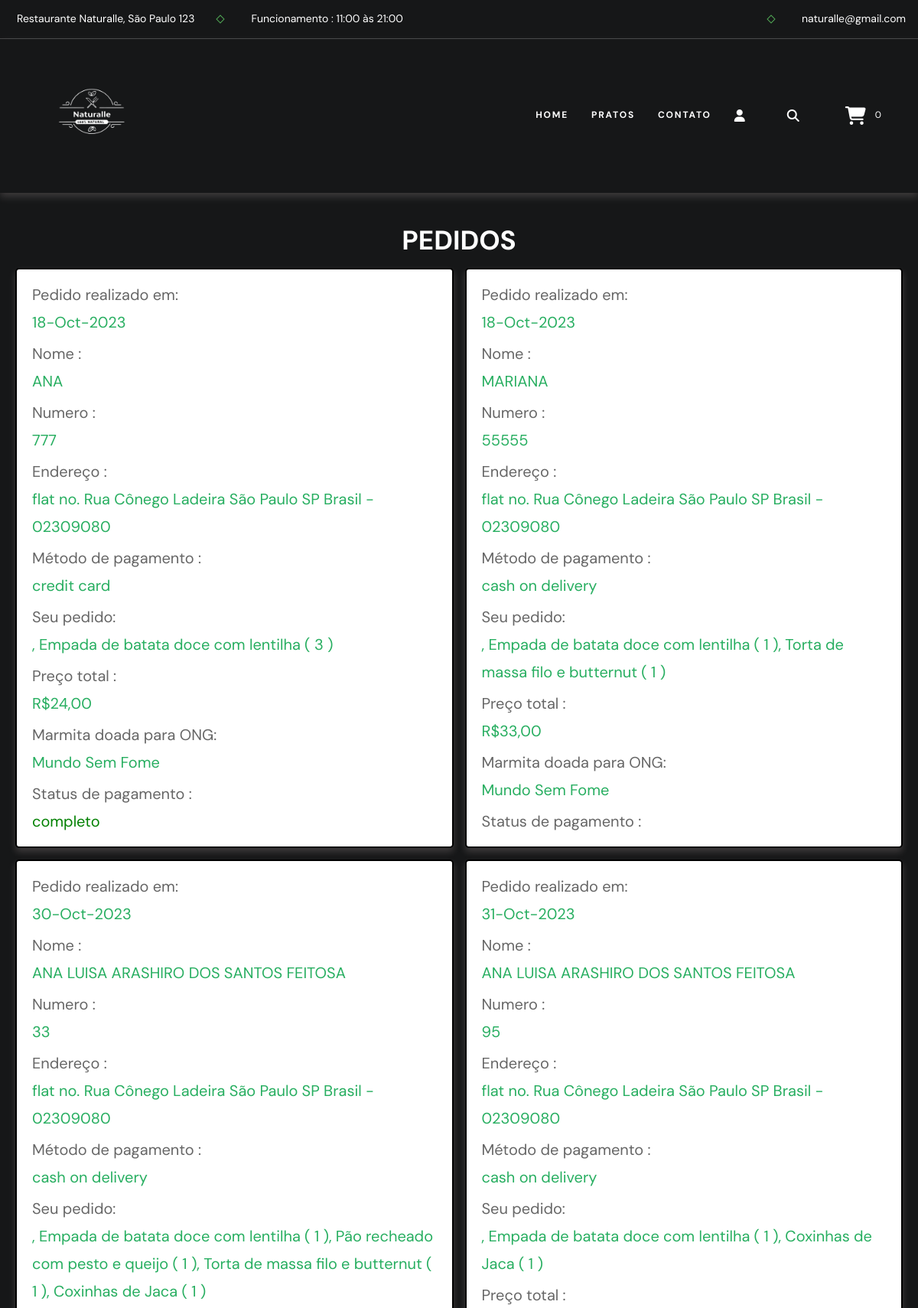
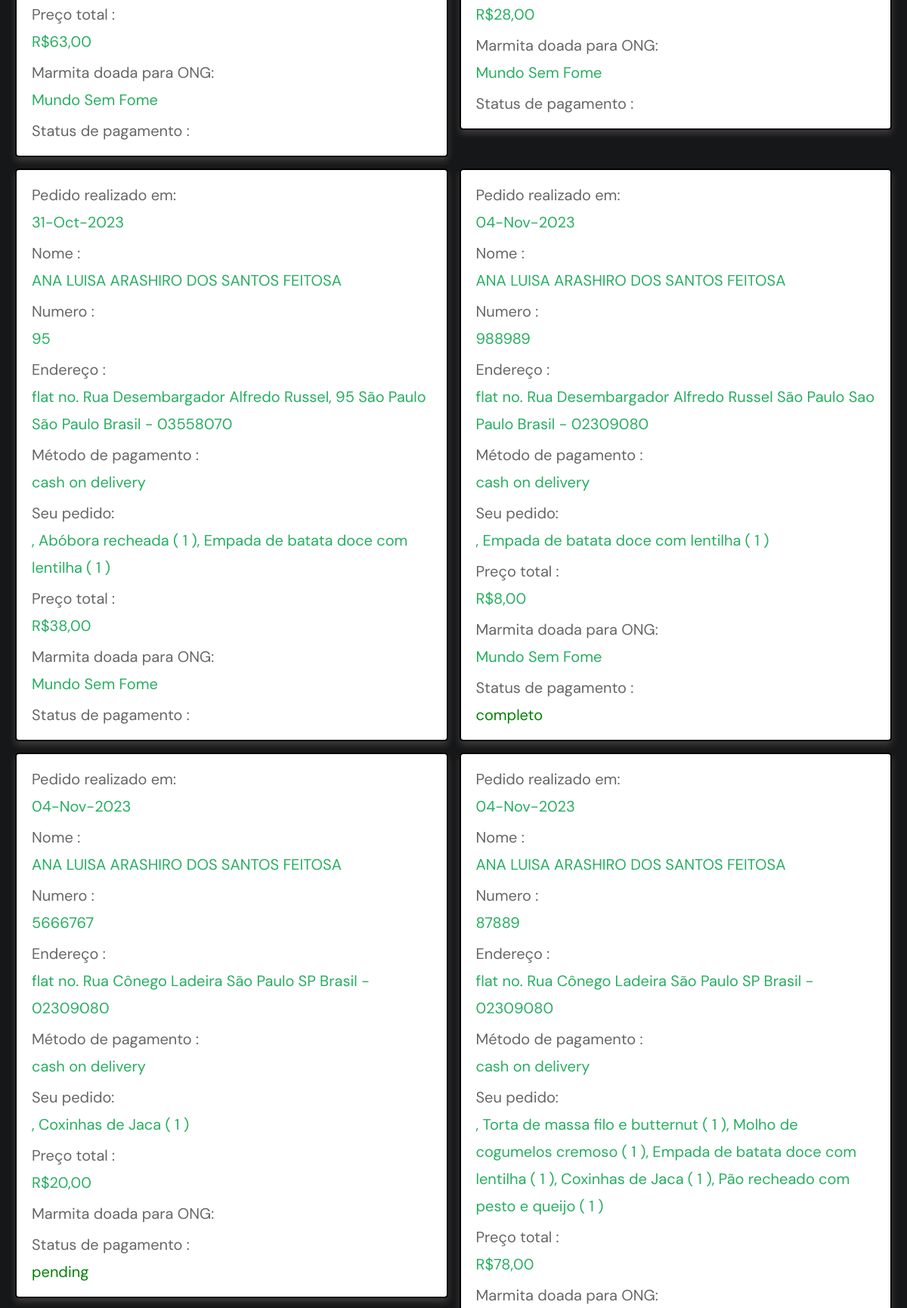
The app's page /orders.php (signed in, upper part) with its own data (2 pictures, top to bottom).
### tables this page shows
CREATE TABLE `orders` (
  `id` int(100) NOT NULL,
  `user_id` int(100) NOT NULL,
  `name` varchar(100) NOT NULL,
  `number` varchar(12) NOT NULL,
  `email` varchar(100) NOT NULL,
  `method` varchar(50) NOT NULL,
  `address` varchar(500) NOT NULL,
  `total_products` varchar(1000) NOT NULL,
  `total_price` int(100) NOT NULL,
  `placed_on` varchar(50) NOT NULL,
  `payment_status` varchar(20) NOT NULL DEFAULT 'pending',
  `ong` varchar(255) DEFAULT NULL
);

### orders.php (the view, shortened to what this page needs)
<?php
@include 'config.php';
$user_id = $_SESSION['user_id'];
?>
<!DOCTYPE html>
<html lang="en">
<head>
   <link rel="stylesheet" href="https://cdnjs.cloudflare.com/ajax/libs/font-awesome/6.1.1/css/all.min.css">
   <link rel="stylesheet" href="assets/css/delivery.css">
</head>
<body>
<?php include 'delivery_header.php'; ?>
<section class="placed-orders">
   <h1 class="title">Pedidos</h1>
   <div class="box-container">
   <?php
      $select_orders = $conn->prepare("SELECT * FROM `orders` WHERE user_id = ?");
      $select_orders->execute([$user_id]);
      if($select_orders->rowCount() > 0){
         while($fetch_orders = $select_orders->fetch(PDO::FETCH_ASSOC)){
   ?>
   <div class="box">
      <p> Pedido realizado em: <span><?= $fetch_orders['placed_on']; ?></span> </p>
      <p> Nome : <span><?= $fetch_orders['name']; ?></span> </p>
      <p> Numero : <span><?= $fetch_orders['number']; ?></span> </p>
      <p> Endereço : <span><?= $fetch_orders['address']; ?></span> </p>
      <p> Método de pagamento : <span><?= $fetch_orders['method']; ?></span> </p>
      <p> Seu pedido: <span><?= $fetch_orders['total_products']; ?></span> </p>
      <p> Preço total : <span>R$<?= $fetch_orders['total_price']; ?>,00</span> </p>
      <p> Marmita doada para ONG: <span><?= $fetch_orders['ong']; ?></span> </p>
      <p> Status de pagamento : <span style="color:<?php if($fetch_orders['payment_status'] == 'Pendente'){ echo 'red'; }else{ echo 'green'; }; ?>"><?= $fetch_orders['payment_status']; ?></span> </p>
   </div>
   <?php
      }
   }else{
      echo '<p class="empty">Nenhum pedido realizado ainda!</p>';
   }
   ?>
   </div>
</section>
</body>
</html>

### assets/css/delivery.css (style rules this page uses)
.placed-orders .box-container { display: flex; flex-wrap: wrap; gap:1.5rem; align-items: flex-start; }
.placed-orders .box-container .box { padding:1rem 2rem; flex:1 1 40rem; border:var(--border); background-color: var(--white); box-shadow: var(--box-shadow); border-radius: .5rem; }
.placed-orders .box-container .box p { margin:.5rem 0; line-height: 1.8; font-size: 2rem; color:var(--light-color); }
.placed-orders .box-container .box p span { color:var(--green); }

### assets/css/style.css (style rules this page uses)
:root { --gold-crayola: rgb(81, 168, 85); --quick-silver: hsla(0, 0%, 65%, 1); --davys-grey: hsla(30, 3%, 34%, 1); --smoky-black-1: hsla(40, 12%, 5%, 1); --smoky-black-2: hsla(30, 8%, 5%, 1); --smoky-black-3: hsla(0, 3%, 7%, 1); --eerie-black-1: hsla(210, 4%, 9%, 1); --eerie-black-2: hsla(210, 4%, 11%, 1); --eerie-black-3: hsla(180, 2%, 8%, 1); --eerie-black-4: hsla(0, 0%, 13%, 1); --white: hsla(0, 0%, 100%, 1); --white-alpha-20: hsla(0, 0%, 100%, 0.2); --white-alpha-10: hsla(0, 0%, 100%, 0.1); --black: hsla(0, 0%, 0%, 1); --black-alpha-80: hsla(0, 0%, 0%, 0.8); --black-alpha-15: hsla(0, 0%, 0%, 0.15); --loading-text-gradient: linear-gradient(90deg, transparent 0% 16.66%, var(--smoky-black-3) 33.33% 50%, transparent 66.66% 75%); --gradient-1: linear-gradient(to top,hsla(0, 0%, 0%, 0.9),hsla(0, 0%, 0%, 0.7),transparent); --fontFamily-forum: 'Forum', cursive; --fontFamily-dm_sans: 'DM Sans', sans-serif; --fontSize-display-1: calc(1.3rem + 6.7vw); --fontSize-headline-1: calc(2rem + 2.5vw); --fontSize-headline-2: calc(1.3rem + 2.4vw); --fontSize-title-1: calc(1.6rem + 1.2vw); --fontSize-title-2: 2.2rem; --fontSize-title-3: 2.1rem; --fontSize-title-4: calc(1.6rem + 1.2vw); --fontSize-body-1: 2.4rem; --fontSize-body-2: 1.6rem; --fontSize-body-3: 1.8rem; --fontSize-body-4: 1.6rem; --fontSize-label-1: 1.4rem; --fontSize-label-2: 1.2rem; --weight-regular: 400; --weight-bold: 700; --lineHeight-1: 1em; --lineHeight-2: 1.2em; --lineHeight-3: 1.5em; --lineHeight-4: 1.6em; --lineHeight-5: 1.85em; --lineHeight-6: 1.4em; --letterSpacing-1: 0.15em; --letterSpacing-2: 0.4em; --letterSpacing-3: 0.2em; --letterSpacing-4: 0.3em; --letterSpacing-5: 3px; --section-space: 70px; --shadow-1: 0px 0px 25px 0px hsla(0, 0%, 0%, 0.25); --radius-24: 24px; --radius-circle: 50%; --transition-1: 250ms ease; --transition-2: 500ms ease; --transition-3: 1000ms ease; }
*, *::before, *::after { margin: 0; padding: 0; box-sizing: border-box; }
html { font-size: 10px; scroll-behavior: smooth; }
body { background-color: var(--eerie-black-1); color: var(--white); font-family: var(--fontFamily-dm_sans); font-size: var(--fontSize-body-4); font-weight: var(--weight-regular); line-height: var(--lineHeight-5); overflow: hidden; }
body.loaded { overflow: overlay; }
@media (min-width: 575px) { :root { --fontSize-body-2: 2rem; } }
@media (min-width: 992px) { :root { --section-space: 100px; } }
@media (min-width: 1200px) { :root { --fontSize-title-2: 2.5rem; } }

### assets/css/components.css (style rules this page uses)
:root { --green:#27ae60; --orange:#038714; --red:#e74c3c; --black:#212121; --light-color:#666; --white:#fff; --light-bg:#f6f6f6; --border:.2rem solid var(--black); --box-shadow:0 .5rem 1rem rgba(255, 233, 233, 0.175); }
* { font-family: 'DM Sans', sans-serif; margin:0; padding:0; box-sizing: border-box; outline: none; border:none; text-decoration: none; color:var(--white); }
body { background-color: var(--black); }
html { font-size: 62.5%; scroll-behavior: smooth; scroll-padding-top: 6.5rem; }
section { padding: 30rem 2rem; max-width: 1200px; margin:0 auto; }
.title { text-align: center; margin-bottom: 2rem; text-transform: uppercase; color:var(--white); font-size: 3.5rem; }

### records on screen
orders: placed_on "18-Oct-2023", name "ANA", number "777", address "flat no. Rua Cônego Ladeira São Paulo SP Brasil - 02309080", method "credit card", total_products ", Empada de batata doce com lentilha ( 3 )", total_price "24", ong "Mundo Sem Fome", payment_status "completo"
orders: placed_on "18-Oct-2023", name "MARIANA", number "55555", address "flat no. Rua Cônego Ladeira São Paulo SP Brasil - 02309080", method "cash on delivery", total_products ", Empada de batata doce com lentilha ( 1 ), Torta de massa filo e butternut ( 1 )", total_price "33", ong "Mundo Sem Fome"
orders: placed_on "30-Oct-2023", name "ANA LUISA ARASHIRO DOS SANTOS FEITOSA", number "33", address "flat no. Rua Cônego Ladeira São Paulo SP Brasil - 02309080", method "cash on delivery", total_products ", Empada de batata doce com lentilha ( 1 ), Pão recheado com pesto e queijo ( 1 ), Torta de massa filo e butternut ( 1 ), Coxinhas de Jaca ( 1 )", total_price "63", ong "Mundo Sem Fome"
orders: placed_on "31-Oct-2023", name "ANA LUISA ARASHIRO DOS SANTOS FEITOSA", number "95", address "flat no. Rua Cônego Ladeira São Paulo SP Brasil - 02309080", method "cash on delivery", total_products ", Empada de batata doce com lentilha ( 1 ), Coxinhas de Jaca ( 1 )", total_price "28", ong "Mundo Sem Fome"
orders: placed_on "31-Oct-2023", name "ANA LUISA ARASHIRO DOS SANTOS FEITOSA", number "95", address "flat no. Rua Desembargador Alfredo Russel, 95 São Paulo São Paulo Brasil - 03558070", method "cash on delivery", total_products ", Abóbora recheada ( 1 ), Empada de batata doce com lentilha ( 1 )", total_price "38", ong "Mundo Sem Fome"
orders: placed_on "04-Nov-2023", name "ANA LUISA ARASHIRO DOS SANTOS FEITOSA", number "988989", address "flat no. Rua Desembargador Alfredo Russel São Paulo Sao Paulo Brasil - 02309080", method "cash on delivery", total_products ", Empada de batata doce com lentilha ( 1 )", total_price "8", ong "Mundo Sem Fome", payment_status "completo"
orders: placed_on "04-Nov-2023", name "ANA LUISA ARASHIRO DOS SANTOS FEITOSA", number "5666767", address "flat no. Rua Cônego Ladeira São Paulo SP Brasil - 02309080", method "cash on delivery", total_products ", Coxinhas de Jaca ( 1 )", total_price "20", payment_status "pending"
orders: placed_on "04-Nov-2023", name "ANA LUISA ARASHIRO DOS SANTOS FEITOSA", number "87889", address "flat no. Rua Cônego Ladeira São Paulo SP Brasil - 02309080", method "cash on delivery", total_products ", Torta de massa filo e butternut ( 1 ), Molho de cogumelos cremoso ( 1 ), Empada de batata doce com lentilha ( 1 ), Coxinhas de Jaca ( 1 ), Pão recheado com pesto e queijo ( 1 )", total_price "78"

### other values on screen
$count_cart_items->rowCount() "0"
